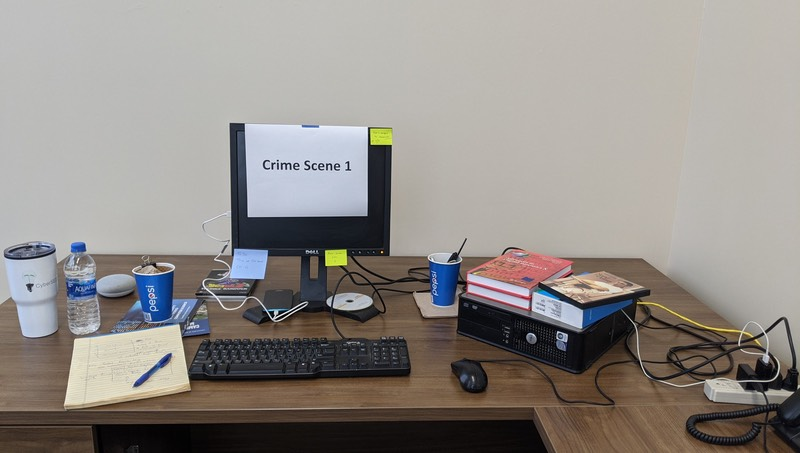
#> input picture datasets/images/crime_scene/scene1.jpg, 800 x 453 px, found by its file name; its folder holds only this picture in this run
$ python cbir_pipeline.py
#> lines starting #> are read from the running program, lines starting #| are printed output that depends on the picture
### ai_modules/cbir/hash_verifier.py
# ============================================================
# Digital Evidence EPRA
# Module : CBIR / Forensic Integrity
# File   : hash_verifier.py
# Purpose: Cryptographic hash (SHA-256) computation and exact
#          duplicate verification for digital evidence.
# ============================================================

import os
import sys

# Shared Deepak Cryptographic SHA-256 Service
PROJECT_ROOT = os.path.abspath(os.path.join(os.path.dirname(__file__), "..", ".."))
for p in [
    PROJECT_ROOT,
    os.path.join(PROJECT_ROOT, "backend"),
    os.path.join(PROJECT_ROOT, "backend", "app"),
    os.path.join(PROJECT_ROOT, "backend", "app", "services"),
    os.path.join(PROJECT_ROOT, "backend", "services")
]:
    if p not in sys.path:
        sys.path.insert(0, p)
#> the answer given: ../../datasets/images/crime_scene
#> the answer given: ../../datasets/images/crime_scene/scene1.jpg

try:
    from backend.app.services.hash_service import HashService
except ImportError:
    try:
        from backend.services.hash_service import HashService
    except ImportError:
        try:
            from app.services.hash_service import HashService
        except ImportError:
            from hash_service import HashService

try:
    from backend.app.services.file_hash_service import FileHashService
except ImportError:
    try:
        from backend.services.file_hash_service import FileHashService
    except ImportError:
        FileHashService = None


def compute_sha256(file_path, chunk_size=65536):
    """
    Compute the SHA-256 cryptographic hash of an evidence file.
    Delegates directly to Deepak's shared HashService.generate_sha256.

    In digital forensics (ISO/IEC 27037), SHA-256 provides a
    mathematically verified integrity check. Identical hashes
    prove exact bit-for-bit file duplicate status.

    Parameters
    ----------
    file_path : str
        Path to the evidence file.
    chunk_size : int, optional
        Ignored; buffer chunking handled inside shared HashService.

    Returns
    -------
    str or None
        64-character lowercase hex SHA-256 digest, or None on error.
    """
    if not file_path or not os.path.isfile(file_path):
        return None

    try:
        digest = HashService.generate_sha256(str(file_path))
        if digest and FileHashService is not None:
            if not FileHashService.is_valid_sha256(digest):
                return None
        return digest.lower() if digest else None
    except Exception as error:
        print(f"Error computing SHA-256 via shared HashService for {file_path}: {error}")
        return None


def are_exact_duplicates(file_path_1, file_path_2):
    """
    Check if two evidence files are exact cryptographic duplicates.

    Returns
    -------
    tuple
        (is_duplicate: bool, hash_1: str or None, hash_2: str or None)
    """
    hash1 = compute_sha256(file_path_1)
    hash2 = compute_sha256(file_path_2)

    if hash1 is None or hash2 is None:
        return False, hash1, hash2

    return (hash1 == hash2), hash1, hash2


# [20 lines that do not run on import are left out]

### ai_modules/cbir/feature_extractor.py
import os
import cv2
import numpy as np

from orb_features import extract_orb_features
from histogram_features import extract_color_histogram


# ============================================================
# DIGITAL EVIDENCE EPRA
# MODULE : CBIR
# FILE   : feature_extractor.py
# PURPOSE: Extract robust visual features from evidence images
# ============================================================

IMAGE_DATASET = "datasets/images"
FEATURE_FOLDER = "datasets/features"

IMAGE_SIZE = (224, 224)

ORB_MAX_KEYPOINTS = 300
ORB_DESCRIPTOR_SIZE = 32

SUPPORTED_EXTENSIONS = (
    ".jpg",
    ".jpeg",
    ".png",
    ".bmp",
    ".webp"
)


# ============================================================
# LOAD IMAGE
# ============================================================

def load_image(image_path):
    """
    Load an evidence image and resize it to the
    standard CBIR input size.
    """

    if not image_path:
        return None

    if not os.path.exists(image_path):
        print(f"Error: File does not exist -> {image_path}")
        return None

    image = cv2.imread(image_path)
#> image is the input picture: shape (453, 800, 3); mean B, G, R 135.2, 139.6, 144.8

    if image is None:
        print(f"Error: Unable to load image -> {image_path}")
        return None

    image = cv2.resize(
        image,
        IMAGE_SIZE,
        interpolation=cv2.INTER_AREA
    )
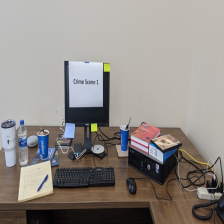
#> image: shape (224, 224, 3); mean B, G, R 135.2, 139.6, 144.8

    return image


# ============================================================
# GRAYSCALE / STRUCTURAL FEATURES
# ============================================================

def extract_grayscale_features(image):
    """
    Extract normalized grayscale information.

    Used as a supporting visual feature rather than
    the only similarity source.
    """

    gray = cv2.cvtColor(
        image,
        cv2.COLOR_BGR2GRAY
    )
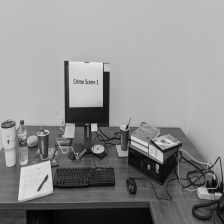
#> gray: shape (224, 224); min 2, max 234, mean 140.7

    gray = cv2.GaussianBlur(
        gray,
        (3, 3),
        0
    )

    features = gray.astype(
        np.float32
    ) / 255.0
#> (the rest of the program and of its run is left out)
